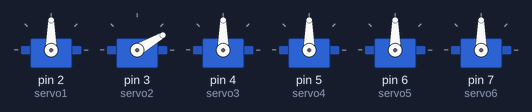
Bench run of a sketch on a simulated Arduino Uno, built with avr-gcc and run on an emulated ATmega328P. Shown: 6 × servo.

Above: at 0.1 s.
At 5.1 s:
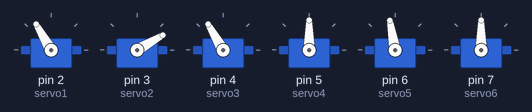
At 9.6 s:
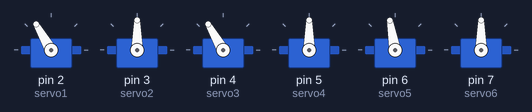
At 20.1 s:
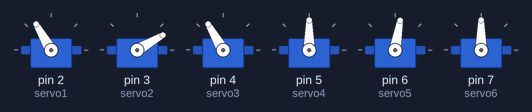
At 27.6 s:
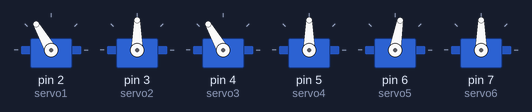
At 38.1 s:
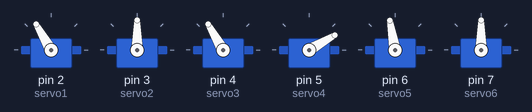
Timing chart, 0 to 40.0 s (numbered marks = the images above):
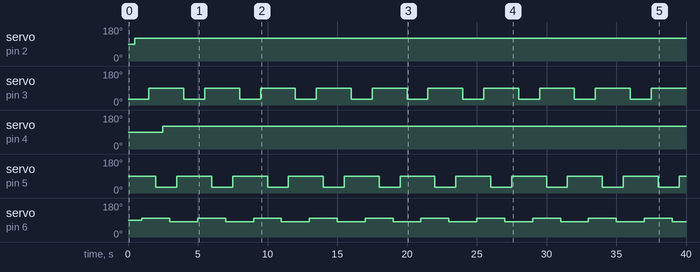

Measured:
- by itself, servo on pin 2 (servo1): 90° → 120° at 0.50 s
- by itself, servo on pin 3 (servo2), servo on pin 5 (servo4): alternates 90° for 2.5 s and 30° for 1.5 s
- by itself, servo on pin 4 (servo3): 90° → 120° at 2.5 s
- by itself, servo on pin 6 (servo5): alternates 100° for 2.0 s and 80° for 2.0 s

The sketch:

Motion.ino
```cpp
#include <Servo.h>

Servo servo1, servo2, servo3, servo4, servo5, servo6;

void setup() {
  servo1.attach(2);
  servo2.attach(3);
  servo3.attach(4);
  servo4.attach(5);
  servo5.attach(6);
  servo6.attach(7);
}

void loop() {
  // رفع الساق اليمنى وتحريكها للأمام
  servo2.write(30);  // رفع الساق اليمنى
  delay(500);
  servo1.write(120); // تحريكها للأمام
  delay(500);

  // تحريك مركز الثقل للأمام
  servo5.write(100);
  delay(500);

  // إنزال القدم اليمنى
  servo2.write(90);
  delay(500);

  // رفع القدم اليسرى وتحريكها للأمام
  servo4.write(30);
  delay(500);
  servo3.write(120);
  delay(500);

  // تحريك مركز الثقل للأمام
  servo5.write(80);
  delay(500);

  // إنزال القدم اليسرى
  servo4.write(90);
  delay(500);
}
```
